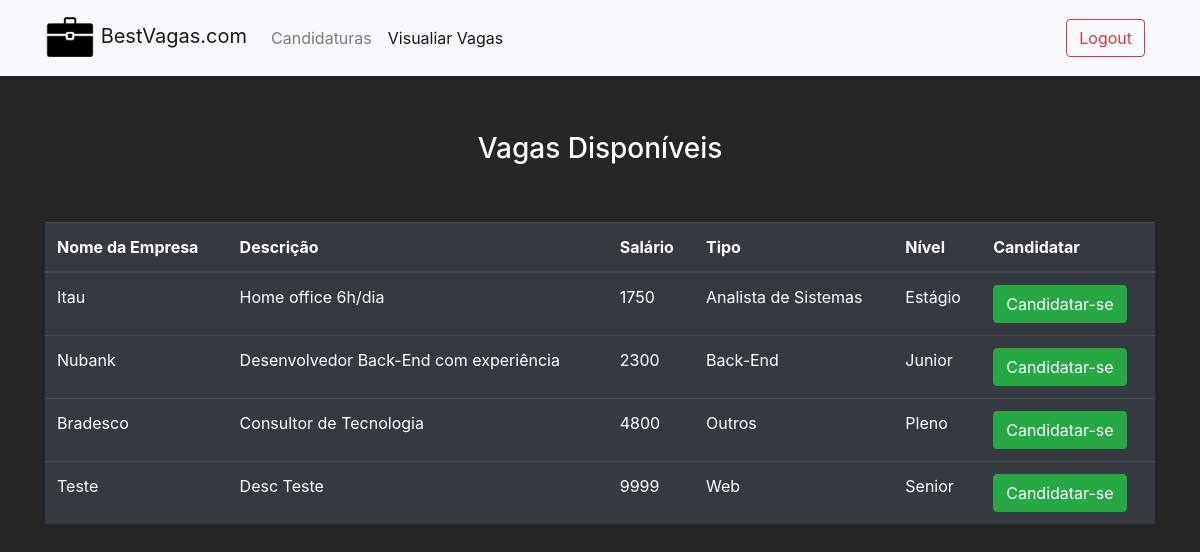
Screenshot of /candidato-vaga.php (signed in) with the database file from the repository.
### tables this page shows
CREATE TABLE `vaga` (
  `idvaga` int(11) NOT NULL,
  `nome_empresa` varchar(45) NOT NULL,
  `descricao` varchar(300) NOT NULL,
  `salario` float NOT NULL,
  `nivel_vaga` varchar(45) NOT NULL,
  `tipo` varchar(45) NOT NULL
);

### classes/Vaga.php (called while the page is built, shortened)
<?php
class Vaga
{
    public static function listar()
    {
        $query = "SELECT idvaga, nome_empresa, nivel_vaga, salario, descricao, tipo FROM vaga ORDER BY tipo";
        $conexao = Conexao::pegarConexao();
        $resultado = $conexao->query($query);
        $lista = $resultado->fetchAll();
        return $lista;
    }
}

### candidato-vaga.php (the view, shortened to what this page needs)
<?php
    try {
        $lista = Vaga::listar();
    } catch(Exception $e) {
        Erro::trataErro($e);
    }
?>
<!DOCTYPE html>
<html lang="en">
  <head>
    <link rel="stylesheet" href="https://stackpath.bootstrapcdn.com/bootstrap/4.3.1/css/bootstrap.min.css">
  </head>
  <body>
    <nav class="navbar navbar-expand-lg navbar-light bg-light">
      <div class="container">
        <a class="navbar-brand" href="candidato-home.php">
          <img src="images/work-icon-png-6.png" width="50" height="50" alt="">
          BestVagas.com
        </a>
        <div class="collapse navbar-collapse" id="navbarSupportedContent">
          <ul class="navbar-nav mr-auto">
            <li class="nav-item">
              <a class="nav-link" href="candidato-home.php">Candidaturas</a>
            </li>
            <li class="nav-item active">
              <a class="nav-link" href="candidato-vaga.php">Visualiar Vagas</a>
            </li>
          </ul>
          <form class="form-inline my-2 my-lg-0">
            <a href="logout.php" class="btn btn-outline-danger my-2 my-sm-0" style="margin-right: 10px;">Logout</a>
          </form>
        </div>
      </div>
    </nav>
    <div class="container">
    <center><h3 style="margin-top: 5%; margin-bottom: 3%;">Vagas Disponíveis</h3></center>
    <div class="row">
         <div class="col-md-12">
             <br>
              <table class="table table-dark">
                   <thead>
                        <tr>
                             <th>Nome da Empresa</th>
                             <th>Descrição</th>
                             <th>Salário</th>
                             <th>Tipo</th>
                             <th>Nível</th>
                             <th class="acao">Candidatar</th>
                        </tr>
                   </thead>
                   <tbody>
                        <?php foreach ($lista as $linha): ?>
                             <tr>
                             <td><?php echo $linha['nome_empresa'] ?></td>
                             <td><?php echo $linha['descricao'] ?></td>
                             <td><?php echo $linha['salario'] ?></td>
                             <td><?php echo $linha['tipo'] ?></td>
                             <td><?php echo $linha['nivel_vaga'] ?></td>
                             <td><a href="candidato-vaga-post.php?id=<?php echo $linha['idvaga'] ?>" class="btn btn-success">Candidatar-se</a></td>
                             </tr>
                        <?php endforeach ?>
                   </tbody>
              </table>
         </div>
    </div>
  </div>
  </body>
</html>

### candidato-vaga.php (style rules this page uses)
nav { background-color: rgb(19, 179, 19); }
body { background-color: #262626; }
h1,h2,h3 { color: white; }
img { max-height: 600px; }

### rows the page displays
vaga: nome_empresa "Itau", descricao "Home office 6h/dia", salario "1750", tipo "Analista de Sistemas", nivel_vaga "Estágio"
vaga: nome_empresa "Nubank", descricao "Desenvolvedor Back-End com experiência", salario "2300", tipo "Back-End", nivel_vaga "Junior"
vaga: nome_empresa "Bradesco", descricao "Consultor de Tecnologia", salario "4800", tipo "Outros", nivel_vaga "Pleno"
vaga: nome_empresa "Teste", descricao "Desc Teste", salario "9999", tipo "Web", nivel_vaga "Senior"
